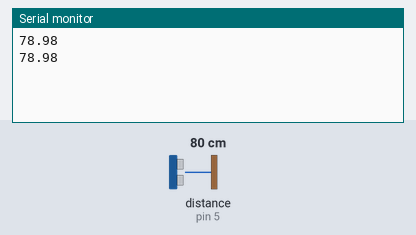
Simulated run of this sketch. Board: Arduino Uno, built with avr-gcc and run on an emulated ATmega328P. Shown: the last lines printed to the serial monitor. Wiring (inferred from the names in the program): ultrasonic range finder: trigger pin 6; echo pin 5. The inputs (shaded band) are chosen by the test bench; at power-on: distance to the obstacle (sensor on pin 5) 80 cm. The echo pulse lasts 58.3 µs per cm.

Above: at 1.2 s.
1.3 s: distance to the obstacle (sensor on pin 5) set to 2 cm
At 1.81 s:
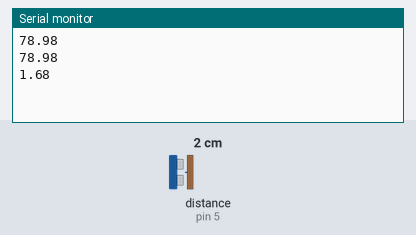
2.8 s: distance to the obstacle (sensor on pin 5) set to 4 cm
At 3.12 s:
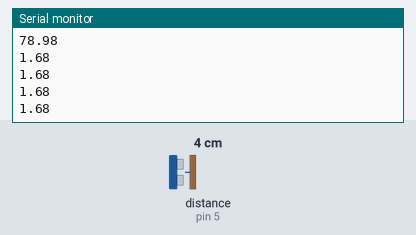
Timing chart, 0 to 5.8 s (numbered marks = the images above; inputs shaded):
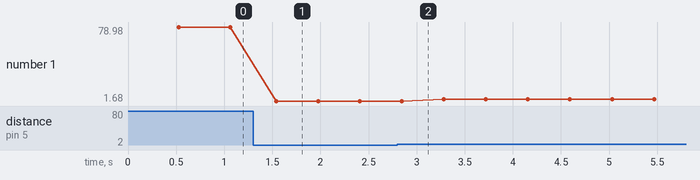

Measured:
- after the input at 1.3 s, the serial monitor: prints a new line after 0.24 s (image 1)
- plotted number 1: 78.98 → 1.68 after the input at 1.3 s, 1.68 → 3.66 after the input at 2.8 s

The sketch:

distanceSample.ino
```cpp
#include "HX711.h"

//Phsyical Implementation ULTRASONIC SENSOR
// Pin 5, yellow wire, ECHO
// Pin 6, green wire, TRIGGER

const int echoPin = 5;
const int trigPin = 6;

void setup()
{
  // put your setup code here, to run once:
  Serial.begin(9600);

  //PinMode Declarations
  pinMode(echoPin, INPUT);
  pinMode(trigPin, OUTPUT);
}

void loop()
{
  //GETTING DISTANCE
  double total = 0.0;
  double samples[21];

  //POLLING THE SENSOR 20 TIMES WITH A 20MS DELAY
  for(int i = 0; i < 21; i++)
  {
      digitalWrite(trigPin, LOW);
      delayMicroseconds(2);

      //ACTIVE ! FOR 10 MS
      digitalWrite(trigPin, HIGH);
      delayMicroseconds(10);
      digitalWrite(trigPin, LOW);

      //READ THE ECHO PIN RETURN THE SOUND WAVE TRAVEL TIME IN MS
      long duration = pulseIn(echoPin, HIGH);

      //CALCULATE THE DISTANCE
      double distance = duration * 0.034 / 2;

      samples[i] = distance;

      delay(20);
  }

  //MEDIAN OF THE RANGE SAMPLES
  sort(samples, 21);
  double medianDistance = samples[10];

  Serial.println(medianDistance);
}

void sort(double samples[], int len)
{
  for(int i = 0; i < (len-1); i++)
  {
    for( int j = 0; j < (len - (i+1)); j++)
    {
      if(samples[j] > samples[j + 1])
      {
        int temp = samples[j];
        samples[j] = samples[j+1];
        samples[j+1] = temp;
      }
    }
  }
}
```
